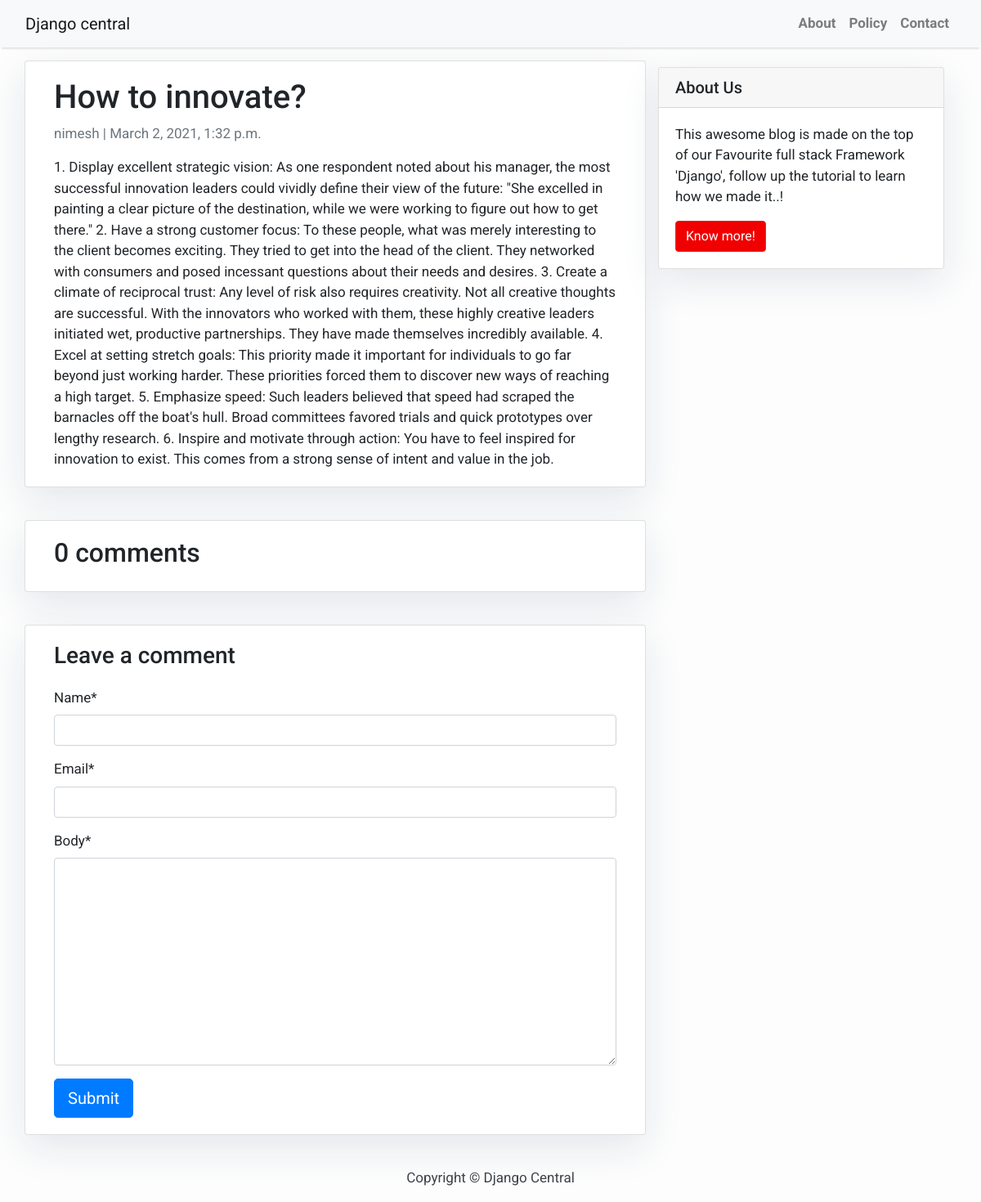
The page /how-innovate/ on the database its author committed.
### blog/models.py (models this page shows, shortened)
class Post(models.Model):
    title = models.CharField(max_length=200, unique=True)
    slug = models.SlugField(max_length=200, unique=True)
    author = models.ForeignKey(User, on_delete= models.CASCADE,related_name='blog_posts')
    updated_on = models.DateTimeField(auto_now= True)
    content = models.TextField()
    created_on = models.DateTimeField(auto_now_add=True)
    status = models.IntegerField(choices=STATUS, default=0)
    class Meta:
        ordering = ['-created_on']

### blog/views.py (the view)
# urls.py: path('<slug:slug>/', views.post_detail, name='post_detail'),
def post_detail(request, slug):
    template_name = 'post_detail.html'
    post = get_object_or_404(Post, slug=slug)
    comments = post.comments.filter(active=True)
    new_comment = None
    if request.method == 'POST':
        comment_form = CommentForm(data=request.POST)
        if comment_form.is_valid():
            new_comment = comment_form.save(commit=False)
            new_comment.post = post
            new_comment.save()
    else:
        comment_form = CommentForm()
    return render(request, template_name, {'post': post,
                                           'comments': comments,
                                           'new_comment': new_comment,
                                           'comment_form': comment_form})

### blog/forms.py
class CommentForm(forms.ModelForm):
    class Meta:
        model = Comment
        fields = ('name', 'email', 'body')

### templates/post_detail.html (shortened to what this page needs)
{% extends 'base.html' %} {% block content %}
<div class="container">
  <div class="row">
    <div class="col-md-8 card mb-4  mt-3 left  top">
      <div class="card-body">
        <h1>{% block title %} {{ post.title }} {% endblock title %}</h1>
        <p class=" text-muted">{{ post.author }} | {{ post.created_on }}</p>
        <p class="card-text ">{{ post.content | safe }}</p>
      </div>
    </div>
    {% block sidebar %} {% include 'sidebar.html' %} {% endblock sidebar %}
    <div class="col-md-8 card mb-4  mt-3 ">
      <div class="card-body">
        <h2>{{ comments.count }} comments</h2>
      </div>
    </div>
    <div class="col-md-8 card mb-4  mt-3 ">
      <div class="card-body">
        {% if new_comment %}
        <div class="alert alert-success" role="alert">
          Your comment is awaiting moderation
        </div>
        {% else %}
        {% load crispy_forms_tags %}
        <h3>Leave a comment</h3>
        <form method="post" style="margin-top: 1.3em;">
          {{ comment_form | crispy }}
          <button type="submit" class="btn btn-primary  btn-lg">Submit</button>
        </form>
        {% endif %}
      </div>
    </div>
  </div>
</div>
{% endblock content %}

### templates/base.html (style rules this page uses)
body { font-family: "Roboto", sans-serif; font-size: 17px; background-color: #fdfdfd; }

### templates/sidebar.html (style rules this page uses)
.card { box-shadow: 0 16px 48px #E3E7EB; }

### rows shown on the page
Post: title "How to innovate?", author "nimesh", created_on "March 2, 2021, 1:32 p.m.", content "1. Display excellent strategic vision: As one respondent noted about his manager, the most successful innovation leaders could vividly define their view of the future: \"She excelled in painting a clear picture of the destination, while we were working to figure out how to get there.\" 2. Have a strong customer focus: To these people, what was merely interesting to the client becomes exciting. They tried to get into the head of the client. They networked with consumers and posed incessant questions about their needs and desires. 3. Create a climate of reciprocal trust: Any level of risk also requires creativity. Not all creative thoughts are successful. With the innovators who worked with…"

### other values the page prints
{{ comments.count }} "0"
